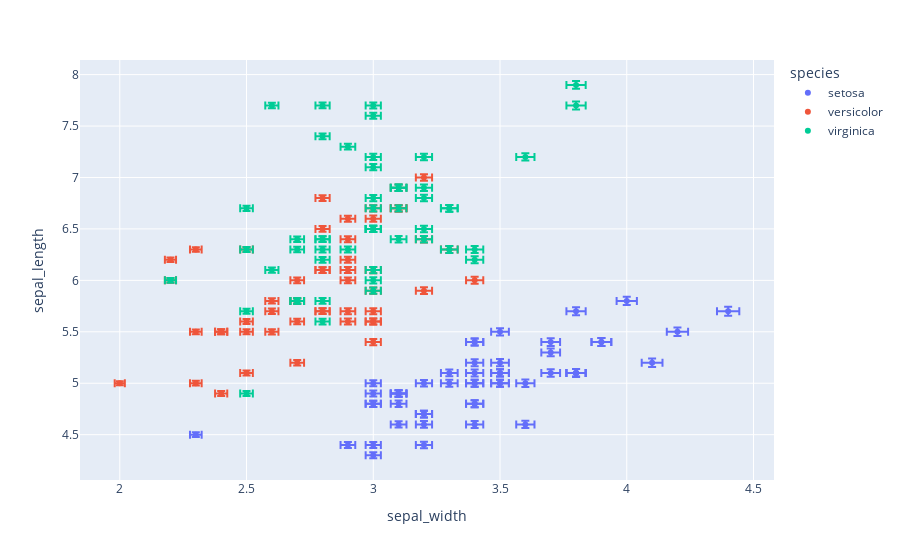

The code cell stored with this chart in its notebook:
### Code cell
df = px.data.iris()
df['e'] = df['sepal_width']/100
fig = px.scatter(df, x='sepal_width', y='sepal_length', color='species', 
                error_x='e', error_y='e')
fig.show()
